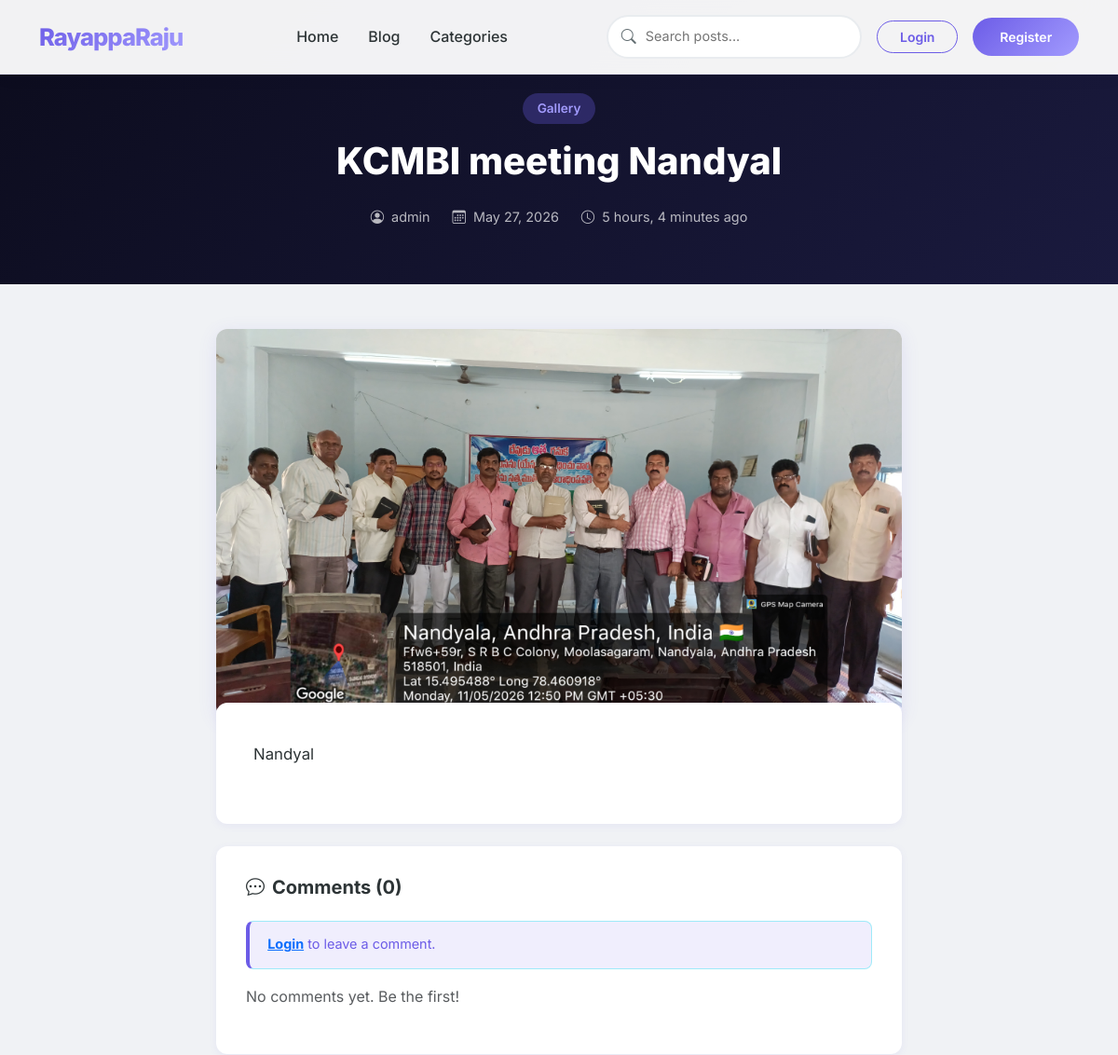
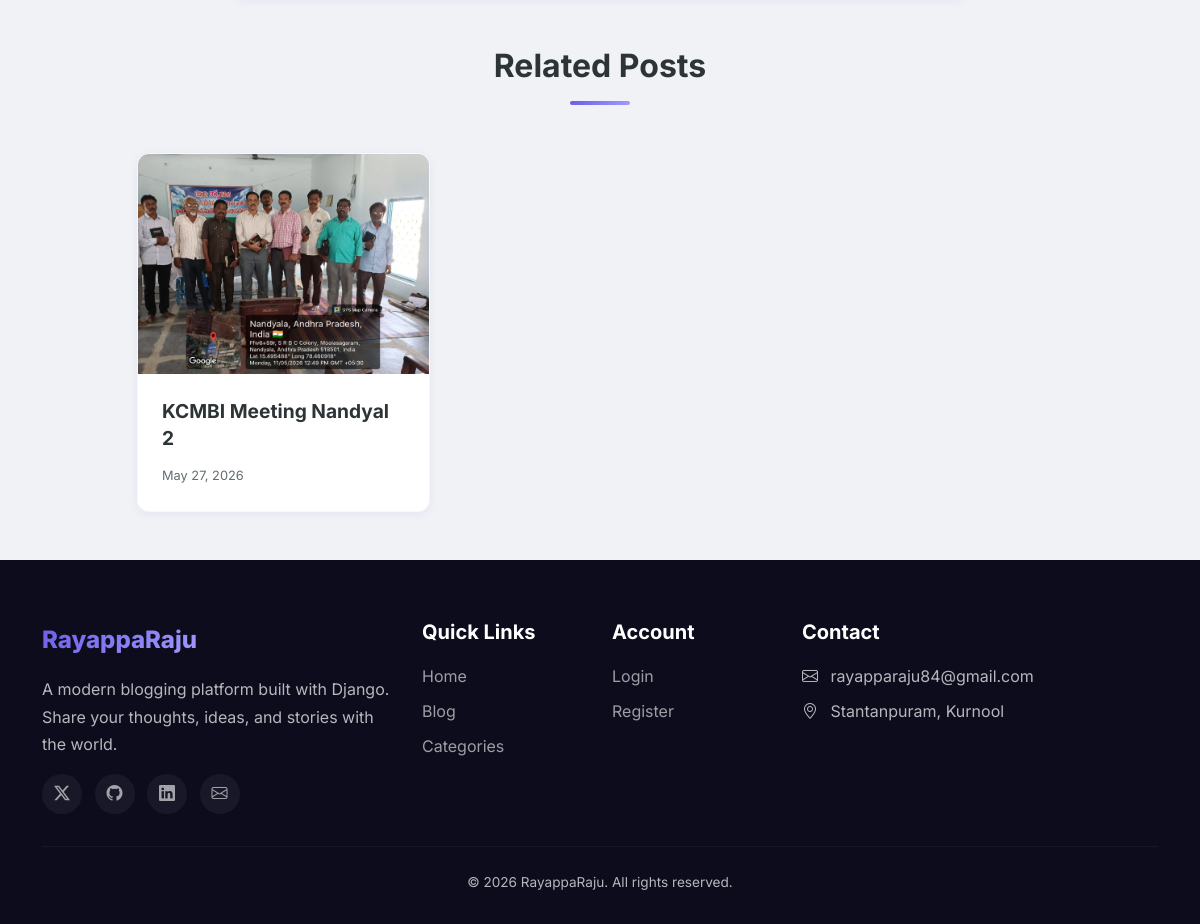
Page /blog/kcmbi-meeting-nandyal/ on the committed database (2 pictures, top to bottom).
### blog/models.py (models this page shows, shortened)
class Post(models.Model):
    STATUS_CHOICES = [
        ('draft', 'Draft'),
        ('published', 'Published'),
    ]
    title = models.CharField(max_length=200)
    slug = models.SlugField(max_length=200, unique=True, blank=True)
    author = models.ForeignKey('auth.User', on_delete=models.CASCADE, related_name='posts')
    category = models.ForeignKey(Category, on_delete=models.SET_NULL, null=True, related_name='posts')
    thumbnail = models.ImageField(upload_to='thumbnails/', blank=True, null=True)
    excerpt = models.TextField(max_length=500, blank=True)
    content = models.TextField()
    tags = models.ManyToManyField(Tag, related_name='posts', blank=True)
    status = models.CharField(max_length=10, choices=STATUS_CHOICES, default='draft')
    featured = models.BooleanField(default=False)
    created_at = models.DateTimeField(auto_now_add=True)
    updated_at = models.DateTimeField(auto_now=True)
    class Meta:
        ordering = ['-created_at']
    def get_absolute_url(self):
        return reverse('blog_detail', args=[self.slug])

class Category(models.Model):
    name = models.CharField(max_length=100, unique=True)
    slug = models.SlugField(max_length=100, unique=True, blank=True)
    class Meta:
        verbose_name_plural = 'Categories'

### blog/views.py (the view)
# urls.py: path('blog/<slug:slug>/', views.blog_detail, name='blog_detail'),
def blog_detail(request, slug):
    post = get_object_or_404(Post, slug=slug)
    related_posts = Post.objects.filter(category=post.category, status='published').exclude(id=post.id)[:3]
    context = {
        'post': post,
        'related_posts': related_posts,
    }
    return render(request, 'blog_detail.html', context)

### comments/models.py (called while the page is built)
    def approved(self):
        return self.filter(approved=True)

### templates/blog_detail.html (shortened to what this page needs)
{% extends 'base.html' %}
{% load static %}
{% block content %}
<section class="blog-detail-header">
  <div class="container">
    <div class="row justify-content-center">
      <div class="col-lg-8 text-center">
        {% if post.category %}
        <a href="{% url 'blog_list' %}?category={{ post.category.slug }}" class="category-badge">{{ post.category.name }}</a>
        {% endif %}
        <h1>{{ post.title }}</h1>
        <div class="post-meta justify-content-center">
          <span class="meta-item"><i class="bi bi-person-circle"></i> {{ post.author.get_full_name|default:post.author.username }}</span>
          <span class="meta-item"><i class="bi bi-calendar3"></i> {{ post.created_at|date:"F d, Y" }}</span>
          <span class="meta-item"><i class="bi bi-clock"></i> {{ post.created_at|timesince }} ago</span>
        </div>
      </div>
    </div>
  </div>
</section>
<section class="py-5">
  <div class="container">
    <div class="row justify-content-center">
      <div class="col-lg-8">
        {% if post.thumbnail %}
        <div class="mb-4" style="border-radius: var(--radius-md); overflow: hidden; box-shadow: var(--shadow-md);">
          <img src="{{ post.thumbnail.url }}" alt="{{ post.title }}" style="width: 100%; height: auto; display: block;">
        </div>
        {% endif %}
        <div class="blog-content">
          {{ post.content|linebreaks }}
        </div>
        <div class="comments-section mt-4">
          <h5 class="fw-bold mb-4"><i class="bi bi-chat-dots me-2"></i>Comments ({{ post.comments.approved.count }})</h5>
          {% if user.is_authenticated %}
          <form method="POST" action="{% url 'add_comment' post.slug %}" class="mb-4">
            {% csrf_token %}
            <div class="mb-3">
              <textarea name="content" class="form-control" rows="3" placeholder="Share your thoughts..." required></textarea>
            </div>
            <button type="submit" class="btn btn-gradient btn-sm">Post Comment</button>
          </form>
          {% else %}
          <div class="alert alert-custom alert-info">
            <a href="{% url 'login' %}?next={{ request.path }}" class="fw-bold">Login</a> to leave a comment.
          </div>
          {% endif %}
          {% for comment in post.comments.approved %}
          <div class="comment-item">
            <div class="comment-header">
              <div class="comment-avatar">{{ comment.user.username|first|upper }}</div>
              <div>
                <div class="comment-user">{{ comment.user.get_full_name|default:comment.user.username }}</div>
                <div class="comment-date">{{ comment.created_at|date:"M d, Y" }}</div>
              </div>
            </div>
            <div class="comment-content">{{ comment.content }}</div>
          </div>
          {% empty %}
          <p class="text-muted">No comments yet. Be the first!</p>
          {% endfor %}
        </div>
      </div>
    </div>
    {% if related_posts %}
    <div class="row justify-content-center mt-5">
      <div class="col-lg-10">
        <div class="section-header">
          <h2>Related Posts</h2>
          <div class="header-line"></div>
        </div>
        <div class="row g-4">
          {% for rp in related_posts %}
          <div class="col-md-4">
            <div class="blog-card">
              <div class="card-img-wrapper">
                {% if rp.thumbnail %}
                <img src="{{ rp.thumbnail.url }}" alt="{{ rp.title }}">
                {% else %}
                <div class="card-img-placeholder"><i class="bi bi-image"></i></div>
                {% endif %}
              </div>
              <div class="card-body">
                <h5 class="card-title"><a href="{{ rp.get_absolute_url }}">{{ rp.title }}</a></h5>
                <div class="post-date">{{ rp.created_at|date:"M d, Y" }}</div>
              </div>
            </div>
          </div>
          {% endfor %}
        </div>
      </div>
    </div>
    {% endif %}
  </div>
</section>
{% endblock %}

### static/css/style.css (style rules this page uses)
:root { --primary: #6c5ce7; --primary-dark: #4a3db8; --secondary: #00cec9; --accent: #fd79a8; --dark: #2d3436; --light: #f8f9fa; --gray: #636e72; --gradient-1: linear-gradient(135deg, #6c5ce7, #a29bfe); --gradient-2: linear-gradient(135deg, #00cec9, #81ecec); --gradient-3: linear-gradient(135deg, #fd79a8, #e84393); --gradient-4: linear-gradient(135deg, #fdcb6e, #e17055); --shadow-sm: 0 2px 8px rgba(108, 92, 231, 0.08); --shadow-md: 0 4px 20px rgba(108, 92, 231, 0.12); --shadow-lg: 0 8px 40px rgba(108, 92, 231, 0.15); --radius-sm: 8px; --radius-md: 12px; --radius-lg: 20px; --transition: all 0.3s cubic-bezier(0.4, 0, 0.2, 1); }
* { margin: 0; padding: 0; box-sizing: border-box; }
body { font-family: 'Inter', sans-serif; background: #f0f2f5; color: var(--dark); line-height: 1.7; }
.section-header { text-align: center; margin-bottom: 3rem; }
.section-header h2 { font-weight: 700; font-size: 2rem; color: var(--dark); margin-bottom: 0.5rem; }
.section-header .header-line { width: 60px; height: 4px; background: var(--gradient-1); border-radius: 10px; margin: 1rem auto; }
.blog-card { background: white; border-radius: var(--radius-md); overflow: hidden; box-shadow: var(--shadow-sm); transition: var(--transition); height: 100%; border: 1px solid rgba(108, 92, 231, 0.05); }
.blog-card .card-img-wrapper { height: 220px; overflow: hidden; position: relative; }
.blog-card .card-img-wrapper img { width: 100%; height: 100%; object-fit: cover; transition: var(--transition); }
.blog-card .card-body { padding: 1.5rem; }
.blog-card .card-title { font-weight: 700; font-size: 1.2rem; line-height: 1.4; margin-bottom: 0.8rem; }
.blog-card .card-title a { color: var(--dark); text-decoration: none; transition: var(--transition); }
.blog-card .post-date { font-size: 0.8rem; color: var(--gray); }
.blog-detail-header { background: linear-gradient(135deg, #0c0c1d, #1a1a3e); padding: 100px 0 60px; color: white; }
.blog-detail-header .category-badge { display: inline-block; background: rgba(108, 92, 231, 0.3); color: #a29bfe; padding: 0.3rem 1rem; border-radius: 50px; font-size: 0.85rem; font-weight: 600; margin-bottom: 1rem; text-decoration: none; }
.blog-detail-header h1 { font-weight: 800; font-size: 2.5rem; line-height: 1.2; margin-bottom: 1.5rem; }
.blog-detail-header .post-meta { display: flex; align-items: center; gap: 1.5rem; color: rgba(255,255,255,0.7); font-size: 0.9rem; }
.blog-detail-header .post-meta .meta-item { display: flex; align-items: center; gap: 0.5rem; }
.blog-content { background: white; border-radius: var(--radius-md); padding: 2.5rem; box-shadow: var(--shadow-sm); margin-top: -40px; position: relative; z-index: 2; }
.blog-content p { margin-bottom: 1.2rem; font-size: 1.05rem; line-height: 1.8; }
.comments-section { background: white; border-radius: var(--radius-md); padding: 2rem; box-shadow: var(--shadow-sm); margin-top: 2rem; }
.alert-custom { border-radius: var(--radius-sm); border-left: 4px solid; padding: 0.8rem 1.2rem; font-size: 0.9rem; }
.alert-info { border-left-color: var(--primary); background: rgba(108, 92, 231, 0.1); color: var(--primary); }
section { padding: 80px 0; }

### rows in the picture
Post: category.name "Gallery", title "KCMBI meeting Nandyal", author.get_full_name "admin", created_at "May 27, 2026", created_at "5 hours, 4 minutes", thumbnail (picture), content "Nandyal", comments.approved.count "0"
Post: thumbnail (picture), title "KCMBI Meeting Nandyal 2", created_at "May 27, 2026"
